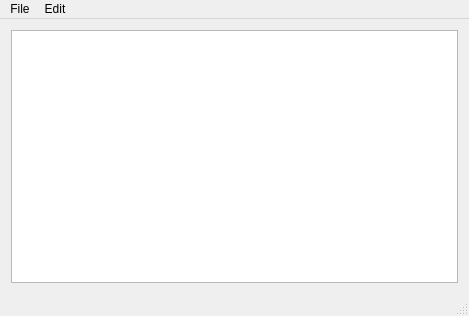
<?xml version="1.0" encoding="UTF-8"?>
<ui version="4.0">
 <class>MainWindow</class>
 <widget class="QMainWindow" name="MainWindow">
  <property name="geometry">
   <rect>
    <x>0</x>
    <y>0</y>
    <width>469</width>
    <height>316</height>
   </rect>
  </property>
  <property name="maximumSize">
   <size>
    <width>16777215</width>
    <height>16777215</height>
   </size>
  </property>
  <property name="windowTitle">
   <string>MainWindow</string>
  </property>
  <widget class="QWidget" name="centralWidget">
   <layout class="QVBoxLayout" name="verticalLayout_2">
    <item>
     <layout class="QVBoxLayout" name="verticalLayout">
      <item>
       <widget class="QTextEdit" name="textEdit"/>
      </item>
     </layout>
    </item>
   </layout>
  </widget>
  <widget class="QMenuBar" name="menuBar">
   <property name="geometry">
    <rect>
     <x>0</x>
     <y>0</y>
     <width>469</width>
     <height>20</height>
    </rect>
   </property>
   <widget class="QMenu" name="menuFile">
    <property name="title">
     <string>File</string>
    </property>
    <addaction name="actionSave"/>
    <addaction name="actionSave_As"/>
    <addaction name="actionOpen"/>
    <addaction name="actionImport_Template"/>
   </widget>
   <widget class="QMenu" name="menuEdit">
    <property name="title">
     <string>Edit</string>
    </property>
    <addaction name="actionProperties"/>
   </widget>
   <addaction name="menuFile"/>
   <addaction name="menuEdit"/>
  </widget>
  <widget class="QStatusBar" name="statusBar"/>
  <action name="actionSave">
   <property name="text">
    <string>Save</string>
   </property>
  </action>
  <action name="actionSave_As">
   <property name="text">
    <string>Save As</string>
   </property>
  </action>
  <action name="actionOpen">
   <property name="text">
    <string>Open</string>
   </property>
   <property name="shortcut">
    <string>Ctrl+O</string>
   </property>
  </action>
  <action name="actionOptions">
   <property name="text">
    <string>Options</string>
   </property>
  </action>
  <action name="actionProperties">
   <property name="text">
    <string>Properties</string>
   </property>
  </action>
  <action name="actionImport_Template">
   <property name="text">
    <string>Import Template</string>
   </property>
  </action>
 </widget>
 <layoutdefault spacing="6" margin="11"/>
 <resources/>
 <connections/>
</ui>
